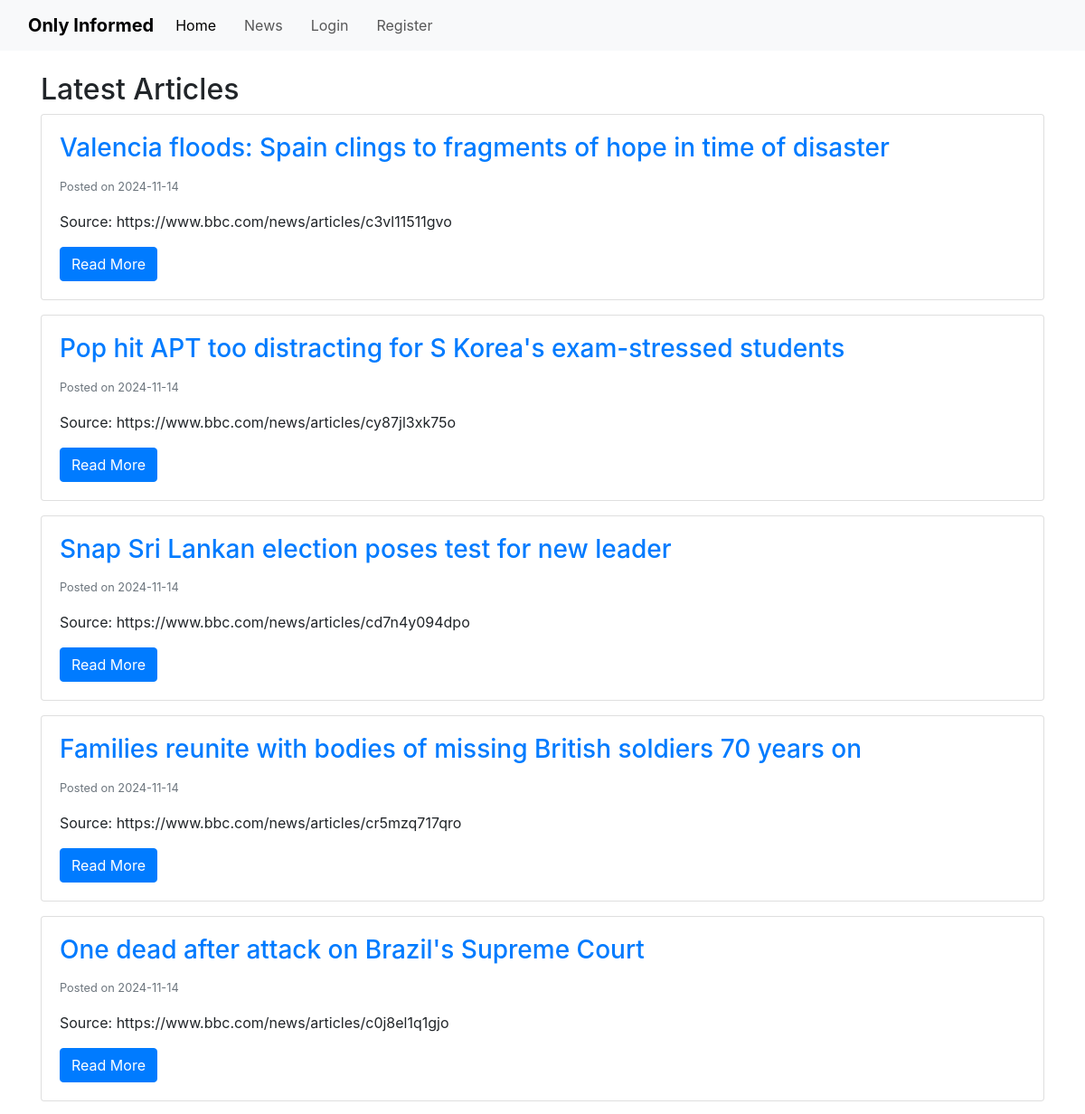
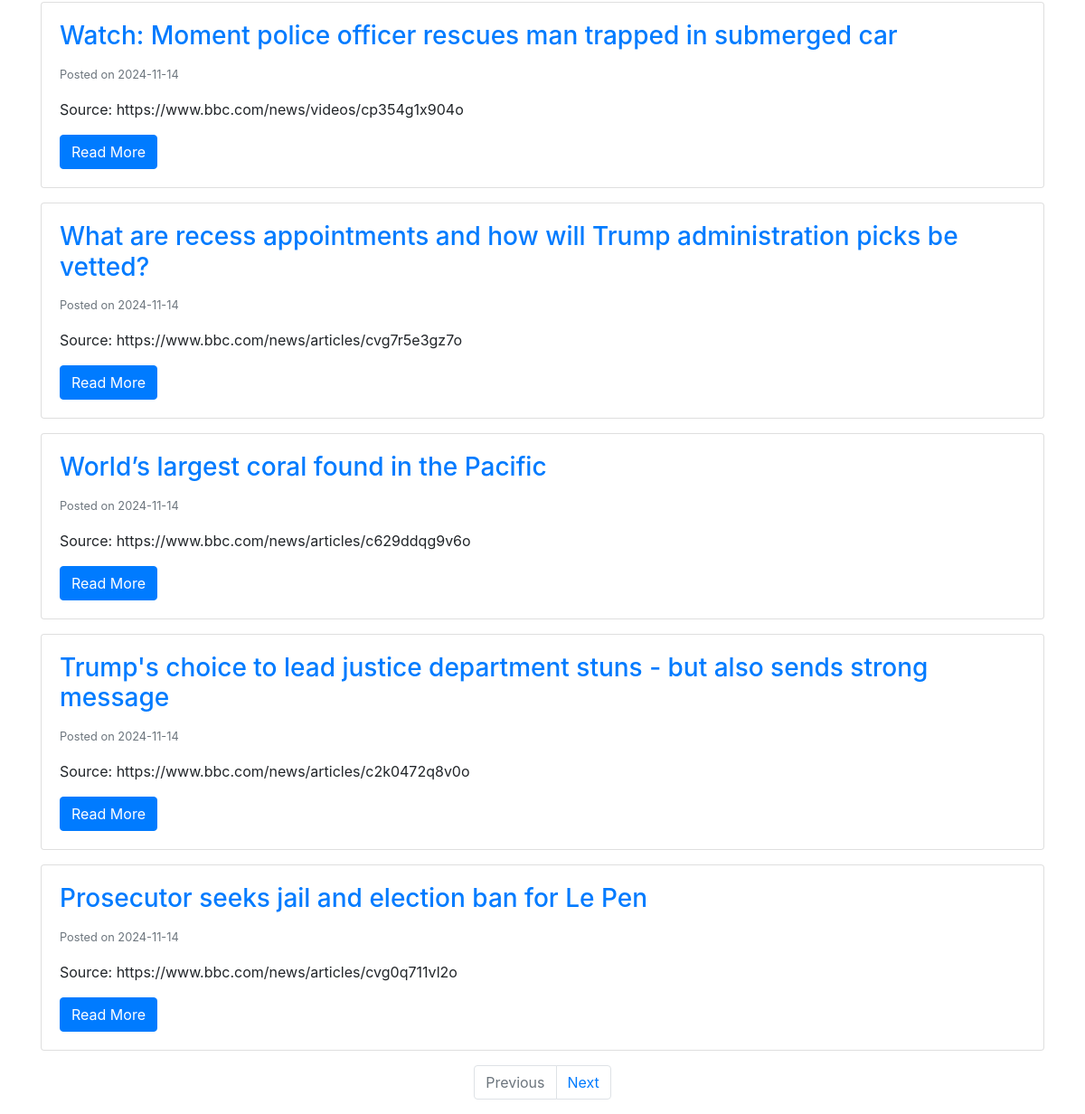
The page /articles on the database its author committed (2 pictures, top to bottom).
### app/models.py (models this page shows, shortened)
class Article(db.Model):
    __tablename__ = 'article'
    id = db.Column(db.Integer, primary_key = True)
    title = db.Column(db.String(250), nullable = False, unique = True)
    content = db.Column(db.Text, nullable = False)
    source = db.Column(db.String(200), nullable = False)
    date_posted = db.Column(db.DateTime, nullable = False, default = datetime.now(timezone.utc))
    quiz = relationship('Quiz', uselist = False, backref = 'article') # uselist=false indicates a 1 to 1 relationship with quiz
    comments = relationship('Comment', backref = 'article', lazy = True)

### app/routes.py (the view)
@app.route('/articles')
def articles():
    page = request.args.get('page', 1, type=int)
    articles = Article.query.order_by(Article.date_posted.desc()).paginate(page=page, per_page=10)
    return render_template('articles.html', articles=articles)

### app/templates/articles.html (shortened to what this page needs)
{% extends "base.html" %}
{% block content %}
<h2>Latest Articles</h2>
{% for article in articles.items %}
    <div class="card mb-3">
        <div class="card-body">
            <h3 class="card-title">
                <a href="{{ url_for('article', article_id=article.id) }}">{{ article.title }}</a>
            </h3>
            <p class="card-text"><small class="text-muted">Posted on {{ article.date_posted.strftime('%Y-%m-%d') }}</small></p>
            <p class="card-text">Source: {{ article.source }}</p>
            <a href="{{ url_for('article', article_id=article.id) }}" class="btn btn-primary">Read More</a>
        </div>
    </div>
{% else %}
    <p>No articles available.</p>
{% endfor %}
<nav aria-label="Page navigation">
    <ul class="pagination justify-content-center">
        {% if articles.has_prev %}
            <li class="page-item">
                <a class="page-link" href="{{ url_for('articles', page=articles.prev_num) }}">Previous</a>
            </li>
        {% else %}
            <li class="page-item disabled">
                <a class="page-link" href="#">Previous</a>
            </li>
        {% endif %}
        {% if articles.has_next %}
            <li class="page-item">
                <a class="page-link" href="{{ url_for('articles', page=articles.next_num) }}">Next</a>
            </li>
        {% else %}
            <li class="page-item disabled">
                <a class="page-link" href="#">Next</a>
            </li>
        {% endif %}
    </ul>
</nav>
{% endblock %}

### app/templates/base.html (shortened to what this page needs)
<!DOCTYPE html>
<html lang="en">
    <head>
        <link rel="stylesheet" href="{{ url_for('static', filename='css/style.css') }}">
        <link href="https://cdn.jsdelivr.net/npm/bootstrap@5.3.3/dist/css/bootstrap.min.css" rel="stylesheet">
        <link rel="stylesheet" href="https://maxcdn.bootstrapcdn.com/bootstrap/4.0.0/css/bootstrap.min.css">
        <link rel="stylesheet" href="https://use.fontawesome.com/releases/v5.15.4/css/all.css">
    </head>
    <body>
        <nav class="navbar navbar-expand-lg bg-body-tertiary">
            <div class="container-fluid">
              <a class="navbar-brand" href="{{ url_for('home') }}">Only Informed</a>
              <div class="collapse navbar-collapse" id="navbarSupportedContent">
                <ul class="navbar-nav me-auto mb-2 mb-lg-0">
                  {% if current_user.is_authenticated %}
                    <li class="nav-item">
                        <a class="nav-link active" aria-current="page" href="{{ url_for('home') }}">Home</a>
                    </li>
                    <li class="nav-item">
                        <a class="nav-link" href="{{ url_for('articles') }}">News</a>
                    </li>
                    <li class="nav-item">
                        <a class="nav-link" href="{{ url_for('logout') }}">Logout</a>
                    </li>
                  {% else %}
                    <li class="nav-item">
                        <a class="nav-link active" aria-current="page" href="{{ url_for('home') }}">Home</a>
                    </li>
                    <li class="nav-item">
                        <a class="nav-link" href="{{ url_for('articles') }}">News</a>
                    </li>
                    <li class="nav-item">
                        <a class="nav-link" href="{{ url_for('login') }}">Login</a>
                    </li>
                    <li class="nav-item">
                        <a class="nav-link" href="{{ url_for('register') }}">Register</a>
                    </li>
                  {% endif %}
                </ul>
              </div>
            </div>
        </nav>
        <div class="container mt-4">
            {% block content %}{% endblock %}
        </div>
    </body>
</html>

### app/static/css/style.css (style rules this page uses)
body { font-family: Arial, sans-serif; margin-top: 70px; }
.navbar-brand { font-weight: bold; }
.navbar-nav .nav-link { margin-right: 15px; }
.container { max-width: 960px; }

### rows shown on the page
Article: title "Valencia floods: Spain clings to fragments of hope in time of disaster", date_posted "2024-11-14", source "https://www.bbc.com/news/articles/c3vl11511gvo"
Article: title "Pop hit APT too distracting for S Korea's exam-stressed students", date_posted "2024-11-14", source "https://www.bbc.com/news/articles/cy87jl3xk75o"
Article: title "Snap Sri Lankan election poses test for new leader", date_posted "2024-11-14", source "https://www.bbc.com/news/articles/cd7n4y094dpo"
Article: title "Families reunite with bodies of missing British soldiers 70 years on", date_posted "2024-11-14", source "https://www.bbc.com/news/articles/cr5mzq717qro"
Article: title "One dead after attack on Brazil's Supreme Court", date_posted "2024-11-14", source "https://www.bbc.com/news/articles/c0j8el1q1gjo"
Article: title "Watch: Moment police officer rescues man trapped in submerged car", date_posted "2024-11-14", source "https://www.bbc.com/news/videos/cp354g1x904o"
Article: title "What are recess appointments and how will Trump administration picks be vetted?", date_posted "2024-11-14", source "https://www.bbc.com/news/articles/cvg7r5e3gz7o"
Article: title "World’s largest coral found in the Pacific", date_posted "2024-11-14", source "https://www.bbc.com/news/articles/c629ddqg9v6o"
Article: title "Trump's choice to lead justice department stuns - but also sends strong message", date_posted "2024-11-14", source "https://www.bbc.com/news/articles/c2k0472q8v0o"
Article: title "Prosecutor seeks jail and election ban for Le Pen", date_posted "2024-11-14", source "https://www.bbc.com/news/articles/cvg0q711vl2o"
